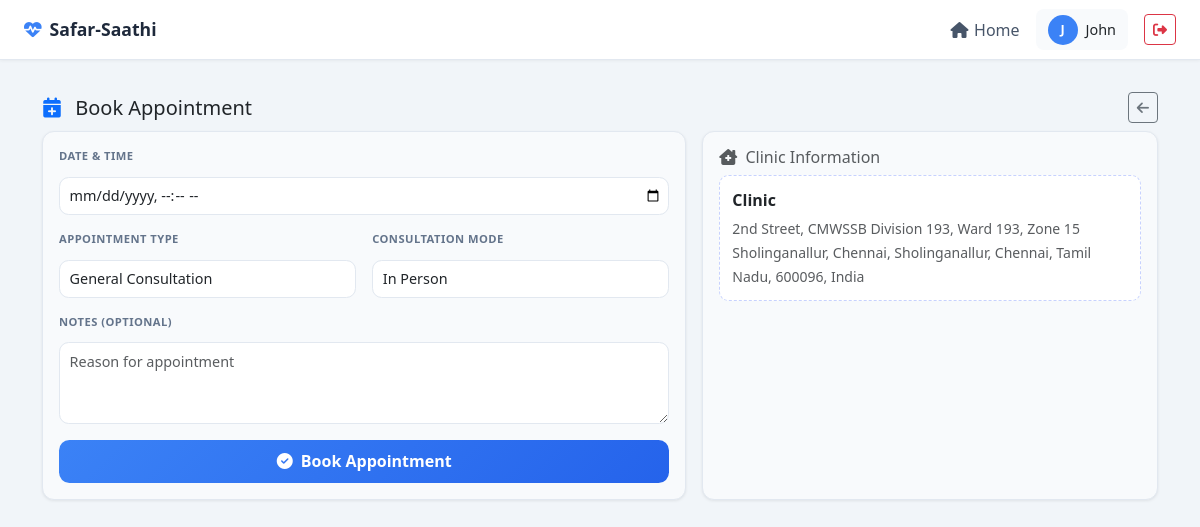
/patient/book_appointment/ (signed in), run on the app's committed database.
### patient/models.py (models this page shows, shortened)
class PatientProfile(models.Model):
    user = models.OneToOneField(User, on_delete=models.CASCADE)
    date_of_birth = models.DateField()
    phone_number = models.CharField(max_length=15)
    address = models.TextField()
    current_location = models.CharField(max_length=100)  # City/State
    latitude = models.FloatField(null=True, blank=True)
    longitude = models.FloatField(null=True, blank=True)
    current_clinic = models.ForeignKey(
        'clinic.ClinicProfile', on_delete=models.SET_NULL, null=True, blank=True)
    consent_given = models.BooleanField(default=False)
    is_active = models.BooleanField(default=True, help_text="Whether this patient profile is active")
    created_at = models.DateTimeField(default=timezone.now)

### clinic/models.py (models this page shows, shortened)
class ClinicProfile(models.Model):
    user = models.OneToOneField(User, on_delete=models.CASCADE)
    name = models.CharField(max_length=200)
    address = models.TextField()
    phone_number = models.CharField(max_length=15)
    location = models.CharField(max_length=100)  # City/State
    latitude = models.FloatField(null=True, blank=True)
    longitude = models.FloatField(null=True, blank=True)
    diseases_treated = models.ManyToManyField(Disease, blank=True, help_text="Diseases treated by this clinic")
    is_approved = models.BooleanField(default=False)
    is_active = models.BooleanField(default=True, help_text="Whether this clinic is active")
    created_at = models.DateTimeField(default=timezone.now)

### patient/views.py (the view)
# urls.py: path('book_appointment/', views.book_appointment, name='book_appointment'),
@login_required
@user_passes_test(is_patient)
def book_appointment(request):
    patient = request.user.patientprofile
    if not patient.current_clinic:
        messages.error(request, 'You are not assigned to any clinic. Please contact admin.')
        return redirect('patient:dashboard')
    if request.method == 'POST':
        form = AppointmentBookingForm(request.POST)
        if form.is_valid():
            appointment = form.save(commit=False)
            appointment.patient = patient
            appointment.clinic = patient.current_clinic
            appointment.save()
            messages.success(request, 'Appointment booked successfully.')
            return redirect('patient:my_appointments')
        else:
            logger.error(f"Appointment booking form errors: {form.errors}")
            messages.error(request, 'There was an error with your appointment form. Please check the details and try again.')
    else:
        form = AppointmentBookingForm()
    context = {
        'patient': patient,
        'form': form,
    }
    return render(request, 'patient/book_appointment.html', context)

### safar_saathi/utils.py (called while the page is built)
def is_patient(user):
    return user.groups.filter(name='Patient').exists() and hasattr(user, 'patientprofile')

### patient/templates/patient/book_appointment.html (shortened to what this page needs)
{% extends 'base.html' %}
{% block content %}
<div class="container py-2">
  <div class="d-flex justify-content-between align-items-center mb-2">
    <h5 class="mb-0">
      <i class="fas fa-calendar-plus me-2 text-primary"></i>
      Book Appointment
    </h5>
    <a href="{% url 'patient:dashboard' %}" class="btn btn-outline-secondary btn-sm">
      <i class="fas fa-arrow-left"></i>
    </a>
  </div>
  <div class="row g-3">
    <div class="col-md-7">
      <div class="card card-soft">
        <div class="card-body p-3">
          <form method="post">
            <div class="row g-3">
              <div class="col-12 field-group">
                <label class="form-label">Date & Time</label>
                {{ form.appointment_date }}
              </div>
              <div class="col-md-6 field-group">
                <label class="form-label">Appointment Type</label>
                {{ form.appointment_type }}
              </div>
              <div class="col-md-6 field-group">
                <label class="form-label">Consultation Mode</label>
                {{ form.consultation_mode }}
              </div>
              <div class="col-12 field-group">
                <label class="form-label">Notes (optional)</label>
                {{ form.notes }}
              </div>
            </div>
            <button class="btn btn-primary w-100 mt-3" type="submit">
              <i class="fas fa-check-circle me-1"></i>
              Book Appointment
            </button>
          </form>
        </div>
      </div>
    </div>
    <div class="col-md-5">
      <div class="card card-soft h-100">
        <div class="card-body p-3">
          <h6 class="text-muted mb-2">
            <i class="fas fa-clinic-medical me-1"></i>
            Clinic Information
          </h6>
          <div class="clinic-info">
            <p class="mb-1 fw-semibold">
              {{ patient.current_clinic.name }}
            </p>
            <small class="text-muted">
              {{ patient.current_clinic.address }}
            </small>
          </div>
        </div>
      </div>
    </div>
  </div>
</div>
{% endblock %}

### templates/base.html (shortened to what this page needs)
<!doctype html>
<html lang="en">
<head>
    <link href="https://cdn.jsdelivr.net/npm/bootstrap@5.3.0/dist/css/bootstrap.min.css" rel="stylesheet"/>
    <link href="https://cdnjs.cloudflare.com/ajax/libs/font-awesome/6.4.0/css/all.min.css" rel="stylesheet"/>
</head>
<body>
<nav class="top-navbar">
    <a href="{% url 'home' %}" class="navbar-brand">
        <i class="fas fa-heartbeat"></i>
        Safar-Saathi
    </a>
    <div class="navbar-links">
        <a href="{% url 'home' %}">
            <i class="fas fa-home"></i> Home
        </a>
        {% if user.is_authenticated %}
            <div class="user-info">
                <div class="user-avatar">
                    {{ user.username|slice:":1"|upper }}
                </div>
                <span>{{ user.username }}</span>
            </div>
            <form method="post" action="{% url 'logout' %}" class="d-inline">
                <button type="submit"
                        class="btn btn-outline-danger btn-sm"
                        title="Logout">
                    <i class="fas fa-sign-out-alt"></i>
                </button>
            </form>
        {% endif %}
    </div>
</nav>
<main class="content-wrapper">
    {% block content %}{% endblock %}
</main>
</body>
</html>

### templates/base.html (style rules this page uses)
:root { --topbar-height: 60px; --primary-color: #3b82f6; }
body { font-family: "Segoe UI", Tahoma, Geneva, Verdana, sans-serif; background: #f1f5f9; min-height: 100vh; }
.top-navbar { height: var(--topbar-height); background: #ffffff; border-bottom: 1px solid #e2e8f0; display: flex; align-items: center; justify-content: space-between; padding: 0 1.5rem; position: sticky; top: 0; z-index: 1030; box-shadow: 0 1px 3px rgba(0,0,0,0.05); }
.navbar-brand { font-weight: 700; color: #1e293b; text-decoration: none; display: flex; align-items: center; gap: .5rem; font-size: 1.1rem; }
.navbar-brand i { color: var(--primary-color); }
.navbar-links { display: flex; align-items: center; gap: 1rem; }
.navbar-links a { text-decoration: none; color: #475569; font-weight: 500; display: flex; align-items: center; gap: .35rem; }
.user-info { display: flex; align-items: center; gap: .5rem; background: #f8fafc; padding: .35rem .75rem; border-radius: .5rem; font-size: .9rem; }
.user-avatar { width: 30px; height: 30px; border-radius: 50%; background: var(--primary-color); color: #fff; display: flex; align-items: center; justify-content: center; font-weight: 600; font-size: .8rem; }
.content-wrapper { padding: 1.5rem; max-width: 1200px; margin: auto; }
.card { border: none; box-shadow: 0 1px 3px rgba(0,0,0,0.08); transition: all .2s; background-color: rgba(185, 218, 229, 0.342) }

### patient/templates/patient/book_appointment.html (style rules this page uses)
:root { --primary: #3b82f6; --soft-bg: #f8fafc; --border-soft: #e2e8f0; --text-muted: #64748b; }
.card-soft { background: var(--soft-bg); border: 1px solid var(--border-soft); border-radius: .75rem; }
.field-group { display: flex; flex-direction: column; gap: .25rem; }
.form-label { font-size: .7rem; font-weight: 700; text-transform: uppercase; letter-spacing: .04em; color: var(--text-muted); }
.form-control, .form-select { height: 38px; background-color: #ffffff; border: 1px solid var(--border-soft); border-radius: .6rem; padding: .45rem .6rem; font-size: .9rem; transition: all .2s ease; }
input[type="datetime-local"].form-control { padding-right: .4rem; }
textarea.form-control { height: auto; min-height: 70px; resize: vertical; }
.btn-primary { background: linear-gradient(135deg, #3b82f6, #2563eb); border: none; font-weight: 600; border-radius: .65rem; padding: .6rem; }
.clinic-info { background: #ffffff; border-radius: .6rem; padding: .75rem; border: 1px dashed #c7d2fe; }

### data on the page
PatientProfile: current_clinic.name "Clinic", current_clinic.address "2nd Street, CMWSSB Division 193, Ward 193, Zone 15 Sholinganallur, Chennai, Sholinganallur, Chennai, Tamil Nadu, 600096, India"

### other printed values
{{ user.username|slice:":1"|upper }} "J"
{{ user.username }} "John"
